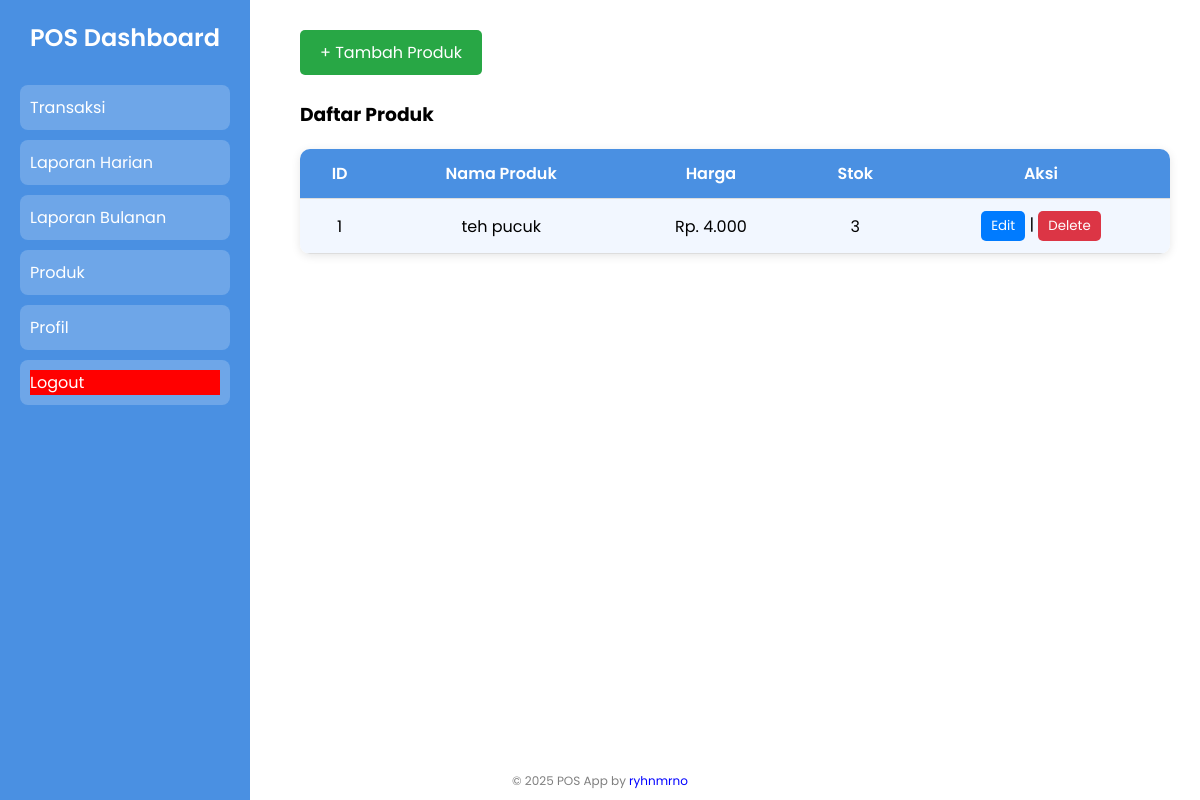
The app's page /produk.php (signed in) with its own data.
### tables this page shows
CREATE TABLE `produk` (
  `id_produk` int(50) NOT NULL,
  `nama_produk` varchar(255) DEFAULT NULL,
  `harga` decimal(10,2) DEFAULT NULL,
  `stok` int(11) DEFAULT NULL
);

### produk.php (the view, shortened to what this page needs)
<?php
include 'koneksi.php';
?>
<!DOCTYPE html>
<html lang="id">
<head>
    <link rel="stylesheet" href="css/dashboard.css?v=2">
</head>
<body>
<div class="sidebar">
    <h2><a href="dashboard.php" style="text-decoration: none; color: white;">POS Dashboard</a></h2>
    <ul>
        <li><a href="transaksi.php"> Transaksi</a></li>
        <li><a href="laporan_harian.php"> Laporan Harian</a></li>
        <li><a href="laporan_bulanan.php"> Laporan Bulanan</a></li>
        <li><a href="produk.php"> Produk</a></li>
        <li><a href="profile.php"> Profil</a></li>
        <li><a href="logout.php" class="logout"> Logout</a></li>
    </ul>
</div>
<div class="content">
    <button onclick="toggleForm()" style="background-color: #28a745; color: white; padding: 10px 20px; border: none; border-radius: 5px; cursor: pointer; font-size: 16px;">+ Tambah Produk</button>
    <div class="table-container">
       <br><h3>Daftar Produk</h3>
        <table>
            <tr>
                <th>ID</th>
                <th>Nama Produk</th>
                <th>Harga</th>
                <th>Stok</th>
                <th>Aksi</th>
            </tr>
            <?php
            $result = mysqli_query($conn, "SELECT * FROM produk");
            while ($row = mysqli_fetch_assoc($result)) {
                echo "<tr>
                        <td>{$row['id_produk']}</td>
                        <td>{$row['nama_produk']}</td>
                        <td>Rp. " . number_format($row['harga'], 0, ',', '.') . "</td>
                        <td>{$row['stok']}</td>
                        <td>
                        <a href='produk.php?edit={$row['id_produk']}'><button class='editButton'>Edit</button></a> |
                        <a href='produk.php?hapus={$row['id_produk']}' onclick='return confirm(\"Yakin ingin menghapus?\")'><button class='deleteButton'>Delete</button></a>
                    </td>
                        </td>
                    </tr>";
            }
            ?>
        </table>
    </div>
</div>
<div class="watermark">
  © 2025 POS App by <span class="creator-name">ryhnmrno</span>
  </div>
</body>
</html>

### css/dashboard.css (style rules this page uses)
* { margin: 0; padding: 0; box-sizing: border-box; font-family: 'Poppins', sans-serif; }
body { display: flex; height: 100vh; }
.sidebar { width: 250px; background: #4A90E2; color: white; padding: 20px; position: fixed; height: 100%; }
.sidebar h2 { text-align: center; margin-bottom: 30px; }
.sidebar ul { list-style: none; padding: 0; }
.sidebar ul li { padding: 10px; margin-bottom: 10px; background: rgba(255, 255, 255, 0.2); border-radius: 8px; transition: 0.3s; }
.sidebar ul li a { color: white; text-decoration: none; display: block; }
.logout { background: red !important; }
.content { margin-left: 270px; padding: 30px; flex-grow: 1; }
h2 { font-weight: 600; }
table { width: 100%; border-collapse: collapse; margin-top: 20px; background-color: #ffffff; border-radius: 10px; overflow: hidden; box-shadow: 0 2px 10px rgba(0, 0, 0, 0.1); }
table th, table td { padding: 12px 15px; text-align: center; border-bottom: 1px solid #ddd; }
table th { background-color: #4A90E2; color: #fff; font-weight: 600; }
table tr:nth-child(even) { background-color: #f2f7ff; }
table td a { color: #ff9900; text-decoration: none; font-weight: bold; }
.editButton { background-color: #007bff; color: white; padding: 5px 10px; border: none; border-radius: 5px; cursor: pointer; }
.deleteButton { background-color: #dc3545; color: white; padding: 5px 10px; border: none; border-radius: 5px; cursor: pointer; }
.watermark { position: fixed; bottom: 10px; left: 50%; transform: translateX(-50%); font-size: 12px; color: rgba(0, 0, 0, 0.5); z-index: 9999; }
.creator-name { color: blue; }

### records on screen
produk: id_produk "1", nama_produk "teh pucuk", harga "4.000", stok "3"
